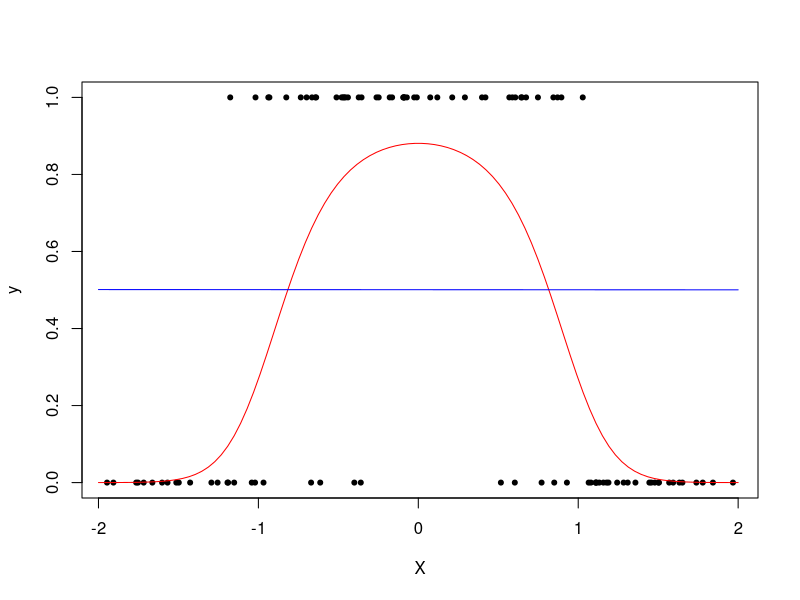
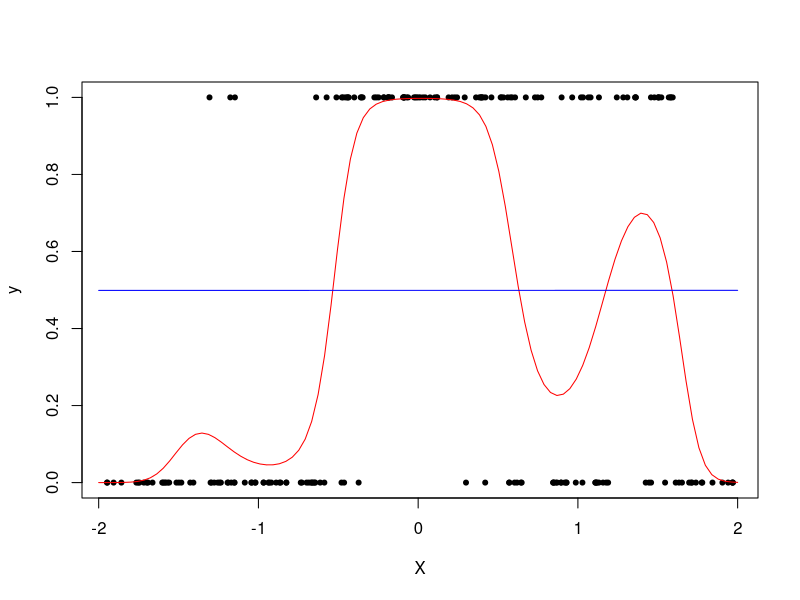

The R source for these figures, in order: (Note: a time limit stopped this script after it produced the figures.)
## ---- chunk 1
## -----------------------------------------------------------------------------
library(knitr)
knitr::opts_chunk$set(echo = T)
## ---- chunk 2
rm(list=ls())
## Create a constructor function for the "shallow_net" class
## given p & q returns initialized parameters theta & beta
shallow_net <- function(p,q) {
        if (p<1) stop("'p' needs to be >= 1" )
        if (q<1) stop("'q' needs to be >= 1" )
        
        parameter <- list(theta = replicate(q, 0.1*runif(p+1, -.5, .5)), 
                      beta = 0.1*runif(q+1, -.5, .5))
        attr(parameter, "class") <- "shallow_net"
        parameter
}
## Create a sigmoid function
sigmoid =  function(x)
{
        1/(1+exp(-x))
}
## Create generic predict function
predict <- function(object, ...) UseMethod("predict")
## Create a method for shallow_net
predict.shallow_net <- function(object, X){  
        if ( !is( object, "shallow_net") ) 
                stop( "predict.shallow_net requires an object of class 'shallow_net'" )
        if ( !is( X, "matrix") ) 
                stop( "X requires an object of class 'matrix'" )
        
        sigmoid =  function(x){ 1/(1+exp(-x))}
        
        theta = object$theta
        beta = object$beta
        
        n = nrow(X)
        X_aug = cbind(rep(1,n),X)
        A = sigmoid(X_aug %*% theta)
        A_aug = cbind(rep(1,n),A)
        f_pred = sigmoid(A_aug %*% beta)
        
        return(f_pred)
}
## Test
n = 100
set.seed(1)
X = as.matrix(runif(n, -2, 2))
y_prob = sigmoid(2 - 3*X^2)
y = rbinom(n,1,y_prob)
s <- shallow_net(1,4)
predict.shallow_net(s, X)
## Create a train function for shallow_net
train <- function(X, y, learn_rate = 0.001, n_iter = 200, object)
{
        if ( !is( object, "shallow_net") ) 
                stop( "predict.shallow_net requires an object of class 'shallow_net'" )
        if ( !is( X, "matrix") ) 
                stop( "X requires an object of class 'matrix'" )
        
        beta = object$beta
        theta = object$theta
        
        q = ncol(theta)
        n = nrow(X)
        p = ncol(X)
        
        for (it in 1:n_iter)
        {
                if(it %% 1000 == 0) cat("Iter: ", it, "\n")
                
                # Forward pass
                X_aug = cbind(rep(1,n),X)
                A = sigmoid(X_aug %*% theta)
                A_aug = cbind(rep(1,n),A)
                f_hat = sigmoid(A_aug %*% beta)
                
                # Backward pass
                dloss_beta = (1/n)*t(A_aug)%*%(f_hat - y)
                dloss_theta = matrix(rep(NA, (p+1)*q), ncol = q)
                
                sum_theta = matrix(rep(0, (p+1)*q), ncol = q)
                for(i in 1:n)
                {
                        sum_theta = sum_theta + 
                          X_aug[i,]%*%t((f_hat[i] - y[i])*(A[i,]*(1-A[i,]))*beta[-1])   
                }
                
                dloss_theta = sum_theta/n
                
                beta  = beta - learn_rate*dloss_beta
                theta = theta - learn_rate*dloss_theta
                
                # Check objective function value
                # print(loss_func(y,f_hat_func(X,theta,beta)))
                
        }
        
        out = list(theta = theta, beta = beta)
        class(out) <- 'shallow_net'
        
        return(out)
}
## ---- chunk 3
## -----------------------------------------------------------------------------
## Example 1 
n = 100
p = 1
q = 4
set.seed(1)
X = as.matrix(runif(n, -2, 2))
y_prob = sigmoid(2 - 3*X^2)
y = rbinom(n,1,y_prob)
object.shallow_net = shallow_net(p, q)
## Forward pass
f_hat = predict(object.shallow_net, X)
## Plot prediction
X_grid = as.matrix(seq(-2,2,length.out = 100))
y_prob_grid = sigmoid(2 - 3*X_grid^2)
f_hat_grid = predict(object.shallow_net, X_grid)
plot(X,y, pch = 20)
lines(X_grid,y_prob_grid, col = 'red')
lines(X_grid,f_hat_grid, col = 'blue')
## Animation
for(s_it in 1:60)
{
        out_nn = train(X, y, learn_rate = .3, n_iter = 100, object.shallow_net)
        
        ## Update the shallow_net parameters
        object.shallow_net = out_nn
        
        X_grid = as.matrix(seq(-2,2,length.out = 100))
        y_prob_grid = sigmoid(2 - 3*X_grid^2)
        f_hat_grid = predict(out_nn, X_grid)
        
        #plot(X,y, pch = 20)
        #lines(X_grid,y_prob_grid, col = 'red')
        #lines(X_grid,f_hat_grid, col = 'blue')
        #Sys.sleep(.8)
}

## ---- chunk 4
## -----------------------------------------------------------------------------
## Example 2 
n = 200
p = 1
q = 8
set.seed(1)
X = as.matrix(runif(n, -2, 2))
y_prob = sigmoid(3 + X - 3*X^2 + 3*cos(4*X))
y = rbinom(n,1,y_prob)
object.shallow_net = shallow_net(p, q)
## Forward pass
f_hat = predict(object.shallow_net, X)
## Plot prediction
X_grid = as.matrix(seq(-2,2,length.out = 100))
y_prob_grid = sigmoid(3 + X_grid - 3*X_grid^2 + 3*cos(4*X_grid))
f_hat_grid = predict(object.shallow_net, X_grid)
plot(X,y, pch = 20)
lines(X_grid,y_prob_grid, col = 'red')
lines(X_grid,f_hat_grid, col = 'blue')
## Animation
for(s_it in 1:1000)
{
        out_nn = train(X, y, learn_rate = .5, n_iter = 500, object.shallow_net)
        
        ## Update the shallow_net parameters
        object.shallow_net = out_nn
        
        X_grid = as.matrix(seq(-2,2,length.out = 100))
        y_prob_grid = sigmoid(3 + X_grid - 3*X_grid^2 + 3*cos(4*X_grid))
        f_hat_grid = predict(object.shallow_net, X_grid)
        
        #plot(X,y, pch = 20)
        #lines(X_grid,y_prob_grid, col = 'red')
        #lines(X_grid,f_hat_grid, col = 'blue')
        #Sys.sleep(.8)
}
